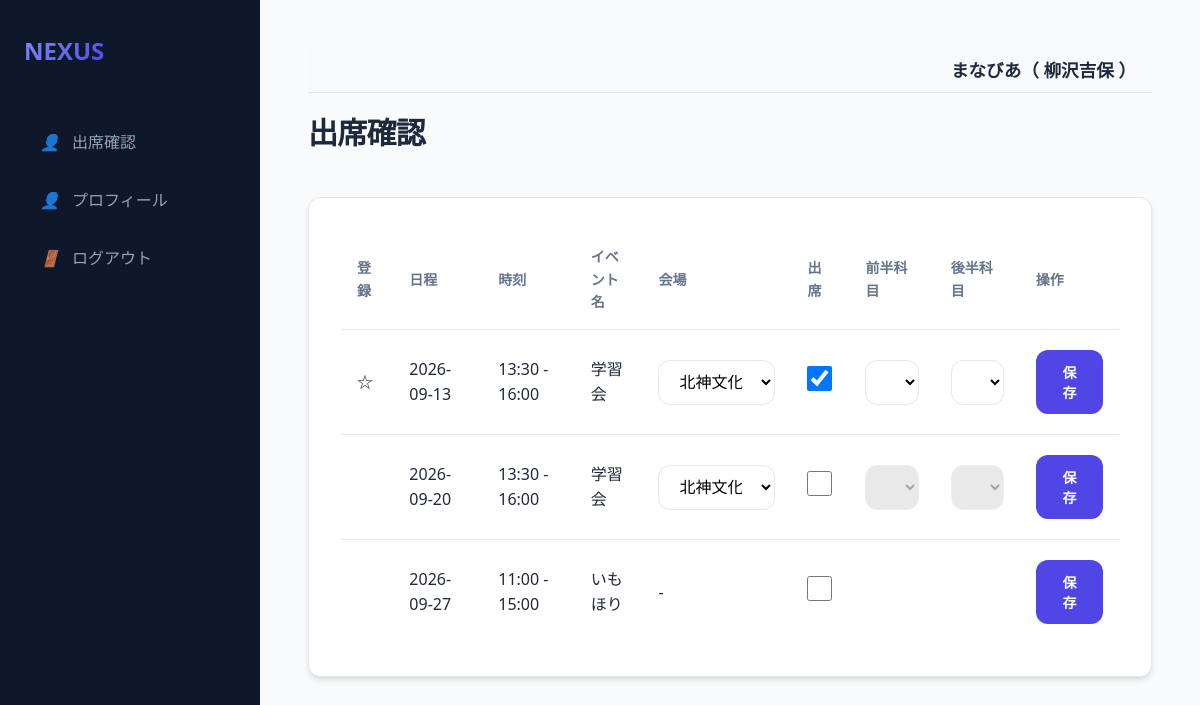
Screenshot of /student/dashboard (signed in) with the database file from the repository.
### models.py (models this page shows, shortened)
class Organization(db.Model):
    id = db.Column(db.Integer, primary_key=True)
    name = db.Column(db.String(100), nullable=False)

class User(db.Model):
    id = db.Column(db.Integer, primary_key=True)
    username = db.Column(db.String(50), unique=True, nullable=False)
    name = db.Column(db.String(50), nullable=True)
    password_hash = db.Column(db.String(128), nullable=False)
    is_admin = db.Column(db.Boolean, default=False)
    is_super_admin = db.Column(db.Boolean, default=False)
    is_org_admin = db.Column(db.Boolean, default=False)
    organization_id = db.Column(db.Integer, db.ForeignKey('organization.id'), nullable=True)
    organization = db.relationship('Organization', backref='users')
    teacher_record = db.relationship('Teacher', back_populates='user', uselist=False)
    student_record = db.relationship('Student', back_populates='user', uselist=False)

class Event(db.Model):
    id = db.Column(db.Integer, primary_key=True)
    date = db.Column(db.DateTime, nullable=False)
    name = db.Column(db.String(100), nullable=False)
    organization_id = db.Column(db.Integer, db.ForeignKey('organization.id'), nullable=False)
    organization = db.relationship('Organization')
    venues = db.relationship('Venue', secondary=event_venue, backref='events')
    teacher_start = db.Column(db.String(5), nullable=False)
    teacher_end = db.Column(db.String(5), nullable=False)
    student_start = db.Column(db.String(5), nullable=False)
    student_end = db.Column(db.String(5), nullable=False)
    publish_to = db.Column(db.String(20), default='両0')
    status = db.Column(db.String(20), default='公開前')

class EventAttendance(db.Model):
    id = db.Column(db.Integer, primary_key=True)
    event_id = db.Column(db.Integer, db.ForeignKey('event.id'), nullable=False)
    user_id = db.Column(db.Integer, db.ForeignKey('user.id'), nullable=False)
    venue_id = db.Column(db.Integer, db.ForeignKey('venue.id'), nullable=True) # マッチング時に必要
    attend = db.Column(db.Boolean, default=False)
    subject1 = db.Column(db.String(20))
    subject2 = db.Column(db.String(20))
    achievement = db.Column(db.Integer) # 1-4
    compatibility = db.Column(db.Integer) # 1-4
    updated_by = db.Column(db.String(10)) # 'user' or 'admin'

### app.py (the view)
@app.route('/student/dashboard', methods=['GET'])
@login_required
def student_dashboard():
    user = db.session.get(User, session['user_id'])
    org_id = user.organization_id
    events = Event.query.filter(Event.organization_id == org_id,
                                Event.status.in_(['実施前', '実施']),
                                Event.publish_to.in_(['両方', '生徒'])).order_by(Event.date).all()
    venues = Venue.query.filter_by(organization_id=org_id).all()
    all_attendances = {a.event_id: a for a in EventAttendance.query.filter_by(user_id=session['user_id']).all()}
    return render_template('student_dashboard.html', events=events, venues=venues, all_attendances=all_attendances)

### app.py (called while the page is built)
@app.after_request
def add_header(response):
    response.headers['Cache-Control'] = 'no-store, no-cache, must-revalidate, max-age=0'
    response.headers['Pragma'] = 'no-cache'
    response.headers['Expires'] = '0'
    return response

def login_required(f):
    @wraps(f)
    def decorated_function(*args, **kwargs):
        if 'user_id' not in session:
            return redirect(url_for('login'))
        return f(*args, **kwargs)
    return decorated_function

@app.context_processor
def inject_globals():
    user = None
    group_division_enabled = False
    if 'user_id' in session:
        user = db.session.get(User, session['user_id'])
        if user and user.organization_id:
            cfg = Config.query.filter_by(key='group_division_enabled', organization_id=user.organization_id).first()
            if cfg and cfg.value == 'true':
                group_division_enabled = True
    return dict(current_user=user, group_division_enabled=group_division_enabled)

### templates/student_dashboard.html (shortened to what this page needs)
{% extends "base.html" %}
{% block content %}
<div class="header">
    <h1>出席確認</h1>
</div>
<div class="card">
    <div class="table-container">
        <table>
            <thead>
                <tr>
                    <th>登録</th>
                    <th>日程</th>
                    <th>時刻</th>
                    <th>イベント名</th>
                    <th>会場</th>
                    <th>出席</th>
                    <th>前半科目</th>
                    <th>後半科目</th>
                    <th>操作</th>
                </tr>
            </thead>
            <tbody>
                {% for event in events %}
                {% set att = all_attendances.get(event.id) %}
                {% set is_study = (event.name == '学習会') %}
                <tr>
                    <td>
                        {% if att %}
                            {% if att.updated_by == 'user' %}★
                            {% elif att.updated_by == 'admin' %}☆
                            {% endif %}
                        {% endif %}
                    </td>
                    <td>{{ event.date.strftime('%Y-%m-%d') }}</td>
                    <td>{{ event.student_start }} - {{ event.student_end }}</td>
                    <td>{{ event.name }}</td>
                    <td>
                        {% if is_study %}
                        <select name="venue_id" id="venue_{{event.id}}" form="form_{{event.id}}" class="subject-input">
                            {% for venue in venues %}
                            <option value="{{ venue.id }}" {{ 'selected' if att and att.venue_id == venue.id }}>{{ venue.name }}</option>
                            {% endfor %}
                        </select>
                        {% else %}
                        -
                        {% endif %}
                    </td>
                    <td>
                        <input type="checkbox" name="attend" value="true" form="form_{{event.id}}" class="large-checkbox attend-checkbox" data-event-id="{{event.id}}"
                               {{ 'checked' if att and att.attend }}>
                    </td>
                    <td>
                        {% if is_study %}
                        <select name="subject1" id="sub1_{{event.id}}" form="form_{{event.id}}" class="subject-input" {{ 'disabled' if not (att and att.attend) }}>
                            {% for sub in ['数学', '英語', '国語', '理科', '社会', 'なし'] %}
                            <option value="{{sub}}" {{ 'selected' if (att.subject1 if att else 'なし') == sub }}>{{sub}}</option>
                            {% endfor %}
                        </select>
                        {% else %}
                        &nbsp;
                        {% endif %}
                    </td>
                    <td>
                        {% if is_study %}
                        <select name="subject2" id="sub2_{{event.id}}" form="form_{{event.id}}" class="subject-input" {{ 'disabled' if not (att and att.attend) }}>
                            {% for sub in ['数学', '英語', '国語', '理科', '社会', 'なし'] %}
                            <option value="{{sub}}" {{ 'selected' if (att.subject2 if att else 'なし') == sub }}>{{sub}}</option>
                            {% endfor %}
                        </select>
                        {% else %}
                        &nbsp;
                        {% endif %}
                    </td>
                    <td>
                        <button type="submit" form="form_{{event.id}}" class="btn btn-primary">保存</button>
                    </td>
                </tr>
                {% endfor %}
            </tbody>
        </table>
    </div>
</div>
{% endblock %}

### templates/base.html (shortened to what this page needs)
<!DOCTYPE html>
<html lang="ja">
<head>
    <link rel="stylesheet" href="{{ url_for('static', filename='style.css') }}">
</head>
<body>
<aside class="sidebar">
    <a href="/" class="logo">
        <span>NEXUS</span>
    </a>
    <nav class="nav-links">
        {% if current_user.is_admin %}
        <a href="/events" class="nav-item {{ 'active' if request.path == '/events' }}">
            <i>📋</i> イベント管理
        </a>
        <a href="/event/select" class="nav-item {{ 'active' if request.path == '/event/select' }}">
            <i>📅</i> イベント一覧
        </a>
        <a href="/venues" class="nav-item {{ 'active' if request.path == '/venues' }}">
            <i>📍</i> 会場一覧
        </a>
        <a href="/settings" class="nav-item {{ 'active' if request.path == '/settings' }}">
            <i>⚙️</i> 設定
        </a>
        {% if group_division_enabled %}
        <a href="/groups" class="nav-item {{ 'active' if request.path == '/groups' }}">
            <i>👥</i> グループ設定
        </a>
        {% endif %}
        <a href="/prohibited_matches" class="nav-item {{ 'active' if request.path == '/prohibited_matches' }}">
            <i>🚫</i> マッチング禁止
        </a>
        {% if session.get('selected_event_name', '')|trim == '学習会' and session.get('selected_event_status', '')|trim == '実施後' %}
        <a href="/evaluation/teacher" class="nav-item {{ 'active' if request.path == '/evaluation/teacher' }}">
            <i>🧑‍🏫</i> 講師による評価
        </a>
        <a href="/evaluation/student" class="nav-item {{ 'active' if request.path == '/evaluation/student' }}">
            <i>🎓</i> 生徒の感想
        </a>
        {% else %}
        <a href="/teachers" class="nav-item {{ 'active' if request.path == '/teachers' }}">
            <i>🧑‍🏫</i> 講師一覧
        </a>
        <a href="/students" class="nav-item {{ 'active' if request.path == '/students' }}">
            <i>🎓</i> 生徒一覧
        </a>
        {% if session.get('selected_event_name', '')|trim == '学習会' and session.get('selected_event_status', '')|trim == '実施' %}
        <a href="/matching/setup" class="nav-item {{ 'active' if request.path == '/matching/setup' }}">
            <i>🔄</i> マッチング実行
        </a>
        <a href="/result" class="nav-item {{ 'active' if request.path == '/result' }}">
            <i>📊</i> マッチング結果
        </a>
        <a href="/matching/adjustment" class="nav-item {{ 'active' if request.path == '/matching/adjustment' }}">
            <i>🛠️</i> マッチング調整
        </a>
        {% endif %}
        {% endif %}
        {% if current_user.is_super_admin %}
        <a href="/users" class="nav-item {{ 'active' if request.path == '/users' }}">
            <i>⚙️</i> 管理者一覧
        </a>
        <a href="/organizations" class="nav-item {{ 'active' if request.path == '/organizations' }}">
            <i>🏢</i> 組織一覧
        </a>
        {% endif %}
        {% elif current_user.teacher_record %}
        <a href="{{ url_for('teacher_dashboard') }}" class="nav-item {{ 'active' if request.path == '/teacher/dashboard' }}">
            <i>👤</i> 出席確認
        </a>
        <a href="{{ url_for('teacher_edit', id=current_user.teacher_record.id) }}" class="nav-item {{ 'active' if request.path == url_for('teacher_edit', id=current_user.teacher_record.id) }}">
            <i>👤</i> プロフィール
        </a>
        {% endif %}
        <a href="{{ url_for('logout') }}" class="nav-item">
            <i>🚪</i> ログアウト
        </a>
    </nav>
</aside>
<main class="main-content">
    {% if current_user %}
    <div style="background-color: #f8f9fa; padding: 0.5rem 1rem; margin-bottom: 1rem; border-bottom: 1px solid #dee2e6; text-align: right; font-size: 1.1rem; font-weight: bold;">
        {{ current_user.organization.name if current_user.organization else '組織なし' }}（
        {% if current_user.name %}
            {{ current_user.name }}
        {% elif current_user.teacher_record %}
            {{ current_user.teacher_record.name }}
        {% elif current_user.student_record %}
            {{ current_user.student_record.name }}
        {% else %}
            {{ current_user.username }}
        {% endif %}
        ）
    </div>
    {% endif %}
    {% block content %}{% endblock %}
</main>
</body>
</html>

### static/style.css (style rules this page uses)
:root { --primary: #4f46e5; --primary-hover: #4338ca; --bg-main: #f8fafc; --bg-card: #ffffff; --text-main: #1e293b; --text-muted: #64748b; --border: #e2e8f0; --shadow: 0 4px 6px -1px rgb(0 0 0 / 0.1), 0 2px 4px -2px rgb(0 0 0 / 0.1); --radius: 0.75rem; --sidebar-w: 260px; }
* { margin: 0; padding: 0; box-sizing: border-box; }
body { font-family: "Segoe UI", "Hiragino Kaku Gothic ProN", "Hiragino Sans", "Meiryo", sans-serif; background-color: var(--bg-main); color: var(--text-main); line-height: 1.6; display: flex; min-height: 100vh; }
.sidebar { width: var(--sidebar-w); background-color: #0f172a; color: white; padding: 2rem 1.5rem; display: flex; flex-direction: column; position: fixed; height: 100vh; transition: all 0.3s ease; }
.logo { font-size: 1.5rem; font-weight: 800; margin-bottom: 3rem; display: flex; align-items: center; gap: 0.75rem; color: #f8fafc; text-decoration: none; }
.logo span { background: linear-gradient(135deg, #818cf8, #4f46e5); -webkit-background-clip: text; -webkit-text-fill-color: transparent; }
.nav-links { display: flex; flex-direction: column; gap: 0.5rem; }
.nav-item { padding: 0.75rem 1rem; color: #94a3b8; text-decoration: none; border-radius: var(--radius); display: flex; align-items: center; gap: 0.75rem; transition: all 0.2s; }
.main-content { margin-left: var(--sidebar-w); flex: 1; padding: 3rem; max-width: 1200px; }
.header { display: flex; justify-content: space-between; align-items: center; margin-bottom: 2.5rem; }
h1 { font-size: 1.875rem; font-weight: 700; letter-spacing: -0.025em; }
.card { background: var(--bg-card); border: 1px solid var(--border); border-radius: var(--radius); padding: 2rem; box-shadow: var(--shadow); }
.table-container { overflow-x: auto; }
table { width: 100%; border-collapse: collapse; text-align: left; }
th { padding: 1rem; border-bottom: 1px solid var(--border); font-size: 0.875rem; text-transform: uppercase; color: var(--text-muted); font-weight: 600; }
td { padding: 1.25rem 1rem; border-bottom: 1px solid var(--border); }
tr:last-child td { border-bottom: none; }
input, select, textarea { width: 100%; padding: 0.75rem 1rem; border: 1px solid var(--border); border-radius: var(--radius); font-size: 1rem; transition: border-color 0.2s; background-color: #fff; }
.btn { display: inline-flex; align-items: center; justify-content: center; padding: 0.75rem 1.5rem; font-size: 0.875rem; font-weight: 600; border-radius: var(--radius); cursor: pointer; transition: all 0.2s; text-decoration: none; border: none; gap: 0.5rem; }
.btn-primary { background-color: var(--primary); color: white; }

### templates/student_dashboard.html (style rules this page uses)
.large-checkbox { width: 25px; height: 25px; cursor: pointer; }
input:disabled, select:disabled { background-color: #e0e0e0; }

### rows the page displays
Organization: organization "まなびあ"
User: name "柳沢吉保"
Event: date "2026-09-13", student_start "13:30", student_end "16:00", name "学習会", subject1 "数学", subject2 "数学"
Event: date "2026-09-20", student_start "13:30", student_end "16:00", name "学習会", subject1 "なし", subject2 "なし"
Event: date "2026-09-27", student_start "11:00", student_end "15:00", name "いもほり"

### other values shown
form field venue_id "北神文化センター（岡場）"
